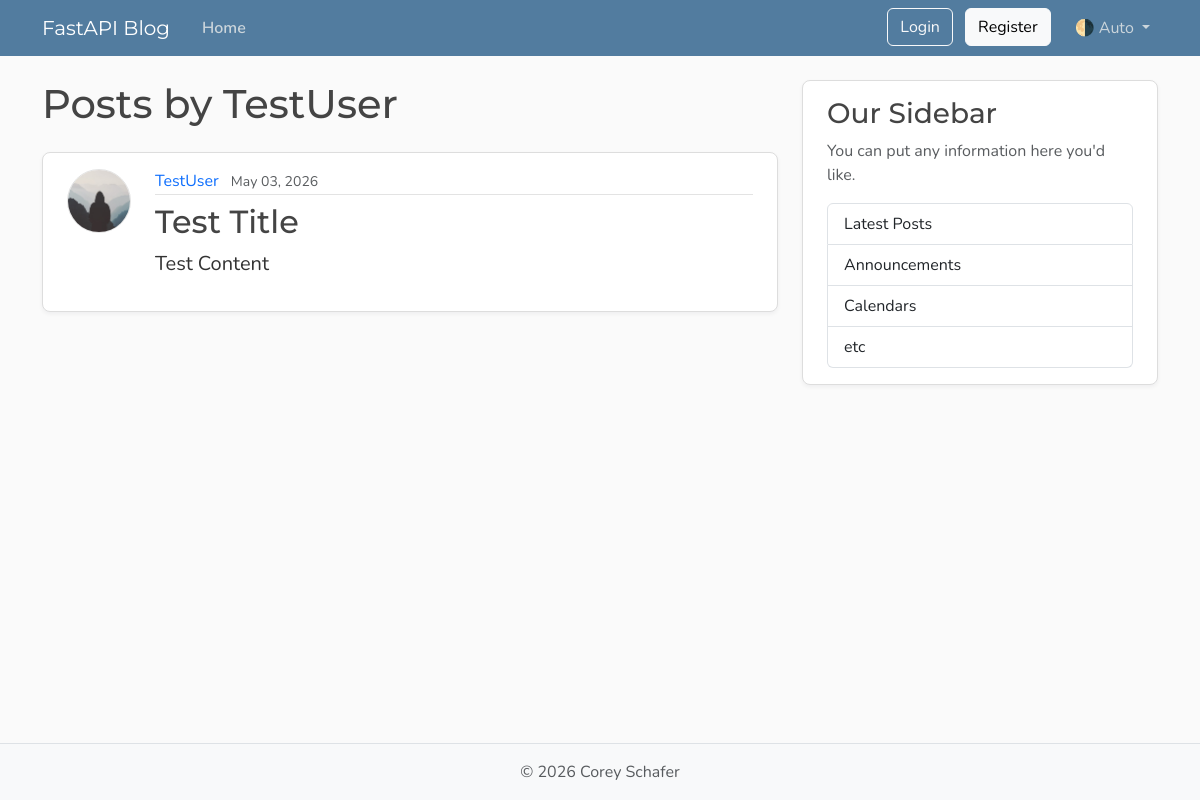
The page /users/2/posts on the database as committed earlier.
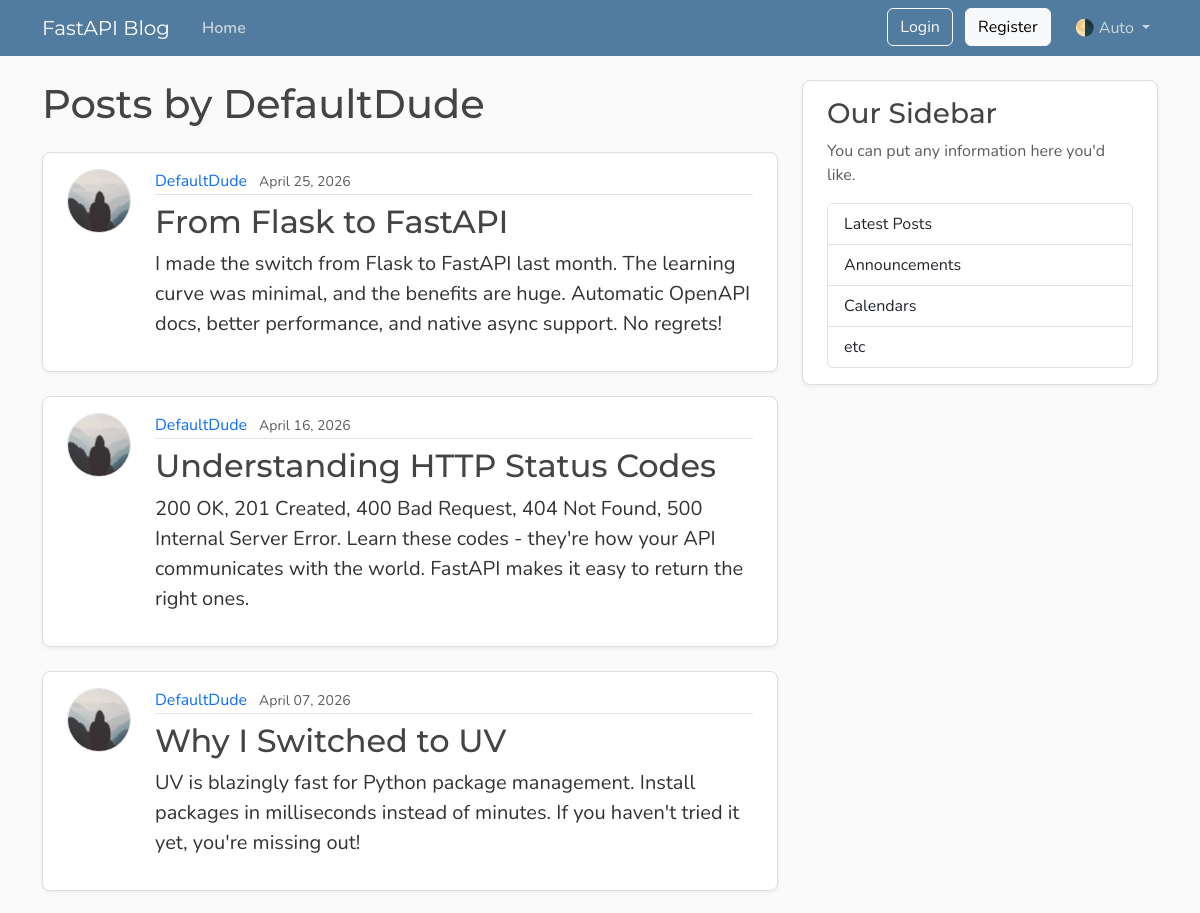
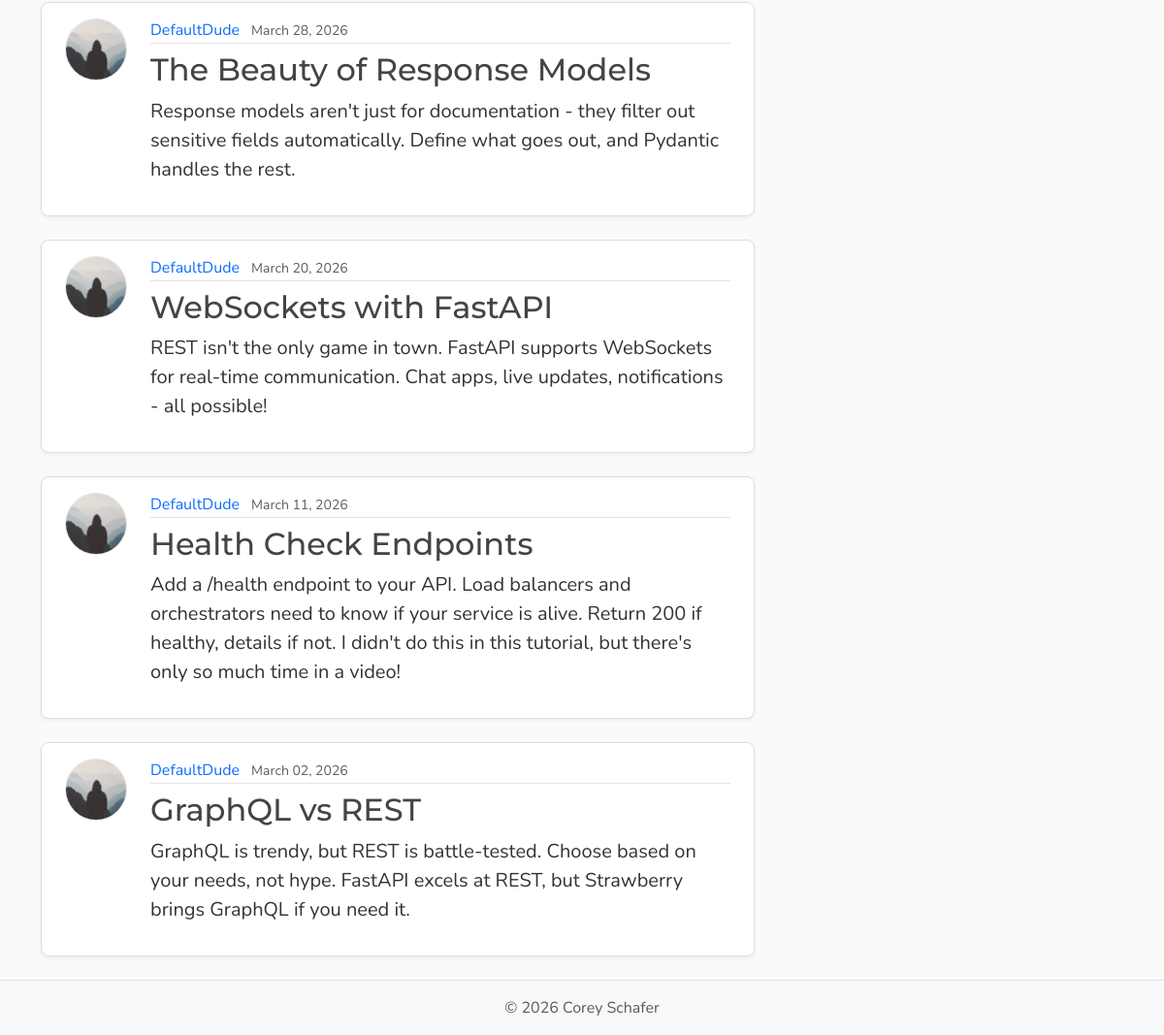
The same page on the database as committed later (2 pictures, top to bottom).
### models.py (models this page shows, shortened)
class User(Base):
    __tablename__ = "users"
    id : Mapped[int] = mapped_column(Integer, primary_key=True, index=True)
    username : Mapped[str] = mapped_column(String(20), unique=True, nullable=False)
    email : Mapped[str] = mapped_column(String(30), unique=True, nullable=False)
    password_hash : Mapped[str] = mapped_column(String(200), nullable=False)
    image_file : Mapped[str | None] = mapped_column(String(200), nullable=True, default=None)
    posts : Mapped[list[Post]] = relationship(back_populates="author", cascade="all, delete-orphan") # After adding cascade, when a user is deleted his posts are slao deleted

class Post(Base):
    __tablename__ = "posts"
    id : Mapped[int] = mapped_column(Integer, primary_key=True, index=True)
    title : Mapped[str] = mapped_column(String(100), nullable=False)
    content : Mapped[str] = mapped_column(Text, nullable=False)
    user_id : Mapped[int] = mapped_column(ForeignKey("users.id"), nullable=False, index=True)
    date_posted : Mapped[datetime] = mapped_column(DateTime(timezone=True), default=lambda : datetime.now(UTC))
    author : Mapped[User] = relationship(back_populates="posts")

### main.py (the view)
@app.get("/users/{user_id}/posts", include_in_schema=False)
async def user_posts_page(request : Request, user_id : int, db : Annotated[AsyncSession, Depends(get_db)]):
    result = await db.execute(select(models.User).where(models.User.id == user_id)) # No selectinload as we are not accessing any relationships in the User object
    user = result.scalars().first()
    if not user:
        raise HTTPException(status_code=status.HTTP_404_NOT_FOUND, detail="User Not Found")
    result = await db.execute(
                select(models.Post)
                .options(selectinload(models.Post.author))
                .where(models.Post.user_id == user_id)
                .order_by(models.Post.date_posted.desc())
            )
    posts = result.scalars().all()
    return templates.TemplateResponse(request, "user_posts.html", {"posts" : posts, "user" : user, "title" : f"{user.username}'s Posts"})

### templates/user_posts.html
{% extends "layout.html" %}
{% block content %}
<h1 class="mb-4">Posts by {{ user.username }}</h1>
{% for post in posts %}
<article class="content-section py-3 px-4 mb-4">
    <div class="d-flex align-items-start gap-4">
        <img class="rounded-circle article-img flex-shrink-0"
             src="{{ post.author.image_path }}"
             alt="{{ post.author.username }}'s profile picture"
             width="64" height="64" loading="lazy">
        <div class="flex-grow-1">
            <div class="article-metadata mb-2">
                <a class="me-2"
                   href="{{ url_for('get_user_posts', user_id=post.author.id) }}">
                   {{ post.author.username }}
                </a>
                <small class="text-body-secondary">
                    {{ post.date_posted.strftime("%B %d, %Y") }}
                </small>
            </div>
            <h2>
                <a class="article-title"
                   href="{{ url_for('post_page', post_id=post.id) }}">
                   {{ post.title }}
                </a>
            </h2>
            <p class="article-content">{{ post.content }}</p>
        </div>
    </div>
</article>
{% else %}
<p class="text-body-secondary">No posts by this user yet.</p>
{% endfor %}
{% endblock content %}

### templates/layout.html (shortened to what this page needs)
<!DOCTYPE html>
<html lang="en">
    <head>
        <link href="https://cdn.jsdelivr.net/npm/bootstrap@5.3.8/dist/css/bootstrap.min.css"
              rel="stylesheet"
>
        <link rel="stylesheet"
              type="text/css"
              href="{{ url_for("static", path='css/main.css') }}">
    </head>
    <body class="d-flex flex-column min-vh-100">
        <header class="site-header">
            <nav class="navbar navbar-expand-md bg-steel fixed-top"
                 data-bs-theme="dark">
                <div class="container">
                    <a class="navbar-brand me-4" href="{{ url_for("home") }}">FastAPI Blog</a>
                    <div class="collapse navbar-collapse" id="navbarToggle">
                        <div class="navbar-nav me-auto">
                            <a class="nav-link active"
                               aria-current="page"
                               href="{{ url_for("home") }}">Home</a>
                        </div>
                        <div class="navbar-nav">
                            <div id="loggedOutNav">
                                <a class="btn btn-outline-light mb-2 mb-md-0 me-md-2"
                                   href="{{ url_for("login_page") }}">Login</a>
                                <a class="btn btn-light mb-2 mb-md-0 me-md-3"
                                   href="{{ url_for("register_page") }}">Register</a>
                            </div>
                            <div class="nav-item dropdown">
                                <a class="nav-link dropdown-toggle"
                                   href="#"
                                   role="button"
                                   id="bd-theme"
                                   data-bs-toggle="dropdown"
                                   aria-expanded="false">
                                    <span id="bd-theme-text">🌗 Auto</span>
                                </a>
                            </div>
                        </div>
                    </div>
                </div>
            </nav>
        </header>
        <main role="main" class="container">
            <div class="row">
                <div class="col-md-8">
                    {% block content %}
                    {% endblock content %}
                </div>
                <aside class="col-md-4">
                    <div class="content-section py-3 px-4 mb-4">
                        <h3>Our Sidebar</h3>
                        <p class="text-body-secondary">You can put any information here you'd like.</p>
                        <ul class="list-group">
                            <li class="list-group-item">Latest Posts</li>
                            <li class="list-group-item">Announcements</li>
                            <li class="list-group-item">Calendars</li>
                            <li class="list-group-item">etc</li>
                        </ul>
                    </div>
                </aside>
            </div>
        </main>
        <footer class="mt-auto py-3 bg-body-tertiary border-top">
            <div class="container text-center">
                <p class="text-body-secondary mb-0">
                    © <span id="year"></span> Corey Schafer
                </p>
            </div>
        </footer>
    </body>
</html>

### static/css/main.css (style rules this page uses)
:root { --font-heading: "Montserrat", system-ui, -apple-system, BlinkMacSystemFont, sans-serif; --font-body: "Nunito", system-ui, -apple-system, BlinkMacSystemFont, sans-serif; --color-bg-body: #fafafa; --color-bg-content: #ffffff; --color-text-primary: #333333; --color-text-heading: #444444; --color-steel: #527c9f; --color-nav-link: #cbd5db; --color-nav-link-hover: #ffffff; --color-link-hover: #428bca; --color-border: #dddddd; --color-border-light: #e3e3e3; --spacing-xl: 5rem; --article-img-size: 4rem; --account-img-size: 7.813rem; }
body { font-family: var(--font-body); background: var(--color-bg-body); color: var(--color-text-primary); }
main { padding-top: var(--spacing-xl); }
h1, h2, h3, h4, h5, h6 { font-family: var(--font-heading); color: var(--color-text-heading); }
.navbar-brand { font-family: var(--font-heading); }
a { text-decoration: none; }
.bg-steel { background-color: var(--color-steel); }
.site-header .navbar-nav .nav-link { color: var(--color-nav-link); transition: color 0.2s ease-in-out; }
.site-header .navbar-nav .nav-link.active { font-weight: 600; }
.content-section { background: var(--color-bg-content); border: 1px solid var(--color-border); border-radius: 0.5rem; box-shadow: 0 2px 4px rgba(15, 23, 42, 0.05); transition: box-shadow 0.15s ease, transform 0.15s ease, border-color 0.15s ease; }
.article-title { color: var(--color-text-heading); transition: color 0.2s ease-in-out; }
.article-content { white-space: pre-line; font-size: 1.25rem; }
.article-img { height: var(--article-img-size); width: var(--article-img-size); flex-shrink: 0; object-fit: cover; border: 1px solid var(--color-border-light); box-shadow: 0 0 0 2px var(--color-bg-content); }
.article-metadata { padding-bottom: 0.063rem; border-bottom: 1px solid var(--color-border-light); }
.article-metadata a { transition: color 0.2s ease-in-out; }
[data-bs-theme="dark"] { --color-bg-body: #1a1a1a; --color-bg-content: #2d2d2d; --color-text-primary: #e0e0e0; --color-text-heading: #f0f0f0; --color-border: #404040; --color-border-light: #4a4a4a; }

Rows that differ between the two databases and show on the page:
no longer on this page (row edited): Post: author.username "TestUser", date_posted "May 03, 2026", title "Test Title", content "Test Content"
changed User: username "TestUser" → "DefaultDude"
added Post: author.username "DefaultDude", date_posted "April 25, 2026", title "From Flask to FastAPI", content "I made the switch from Flask to FastAPI last month. The learning curve was minimal, and the benefits are huge. Automatic OpenAPI docs, better performance, and native async support. No regrets!"
added Post: author.username "DefaultDude", date_posted "April 16, 2026", title "Understanding HTTP Status Codes", content "200 OK, 201 Created, 400 Bad Request, 404 Not Found, 500 Internal Server Error. Learn these codes - they're how your API communicates with the world. FastAPI makes it easy to return the right ones."
added Post: author.username "DefaultDude", date_posted "April 07, 2026", title "Why I Switched to UV", content "UV is blazingly fast for Python package management. Install packages in milliseconds instead of minutes. If you haven't tried it yet, you're missing out!"
added Post: author.username "DefaultDude", date_posted "March 28, 2026", title "The Beauty of Response Models", content "Response models aren't just for documentation - they filter out sensitive fields automatically. Define what goes out, and Pydantic handles the rest."
added Post: author.username "DefaultDude", date_posted "March 20, 2026", title "WebSockets with FastAPI", content "REST isn't the only game in town. FastAPI supports WebSockets for real-time communication. Chat apps, live updates, notifications - all possible!"
added Post: author.username "DefaultDude", date_posted "March 11, 2026", title "Health Check Endpoints", content "Add a /health endpoint to your API. Load balancers and orchestrators need to know if your service is alive. Return 200 if healthy, details if not. I didn't do this in this tutorial, but there's only so much time in a video!"
added Post: author.username "DefaultDude", date_posted "March 02, 2026", title "GraphQL vs REST", content "GraphQL is trendy, but REST is battle-tested. Choose based on your needs, not hype. FastAPI excels at REST, but Strawberry brings GraphQL if you need it."
